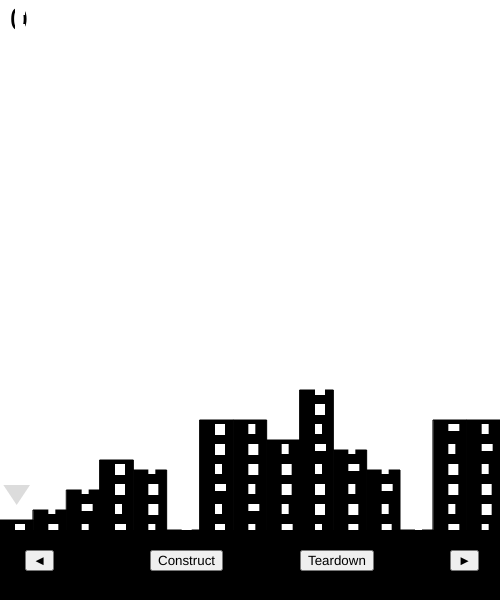
Frame 1 (no input)
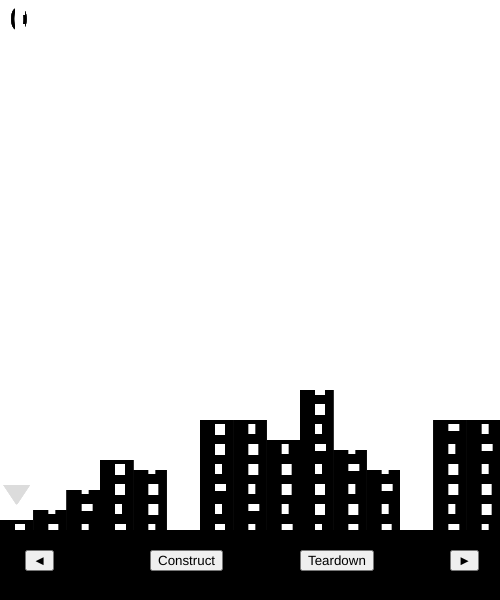
Frame 60 (no input)
Frame 120 (the mouse pressed at the canvas centre since frame 60): identical to frame 60, image omitted

The p5.js sketch that drew these frames (run headless with seeded random() and noise() and a simulated clock; from frame 60 on, the mouse is pressed at the canvas centre):

// p5.js sketch
// ── sketch.js
let div=15;
let message="2,3,5,8,7,1,12,12,10,15,9,7,1,12,12"
var n=0;
let layer_h=10;
let th=0;
let ws=0;
function m_add() {
  n=n+1;
  n=(n+div)%div;
}

function m_sub() {
  n=n-1;
  n=(n+div)%div;
}


function setup() {
  
  createCanvas(500, 600);
  
  rb = createButton("►");
  rb.position(450, 550);
  rb.mousePressed(m_add);
  lb = createButton("◄");
  lb.position(25, 550);
  lb.mousePressed(m_sub);
  
  
  tb = createButton("Teardown");
  tb.position(300, 550);
  tb.mousePressed(modify_s);
  bb = createButton("Construct");
  bb.position(150, 550);
  bb.mousePressed(modify_a);
  
}

let level_array= message.split(",");
function draw() {
  level_array= message.split(",");
  
  background(255,30);

  textSize(32);
  fill(0, 0, 0);
  text(n, 10, 30);
  
  //drawing building
  for (let i=0;i<level_array.length;i++) {
    //print(level_array[i]);
    building((width/div)*i,level_array[i]);
  }
  //drawing windows
  ws=0;
  for (let i=0;i<level_array.length;i++) {
    for (let j=0;j<(width/layer_h);j++) {
      noStroke();
      fill(255, 255, 255);
      ws=i+j
      var wsix=wsr(ws);
      var wsiy=wsr(ws+5);
      rect(i*(width/div)+15,height-j*layer_h*2+24,7+wsix,7+wsiy);
      
    }
    

  } 
  
  //draw a triangle to indicate location to build
  noStroke();
  fill(220, 220, 220);
  th=height-(level_array[n]*layer_h)-35-60;
  triangle((n*(width/div))+30,th, (n*(width/div))+((width/div)/2), th+20, (n*(width/div))+(width/div)-30, th);
  
  
  fill(0, 0, 0);
  rect(0,height-70,width,70);
//draw end
}


function building(x_location,index) {
  //rect(x, y, w, h, [detailX], [detailY])
  fill(0, 0, 0);
  rect(x_location,height-index*layer_h-60,(width/div),index*layer_h);
  
  
}

function wsr(seed) {
  ws=(seed*seed-seed)+3
  return ws%5
}


//testing
function modify_a() {
  let newarray=level_array;
  o=int(newarray[n])
  o=o+1
  newarray[n]=o.toString();
  print(newarray)
  message=newarray.join(",")
}
function modify_s() {
  let newarray=level_array;
  o=int(newarray[n])
  o=o-1
  newarray[n]=o.toString();
  print(newarray)
  message=newarray.join(",")
}
